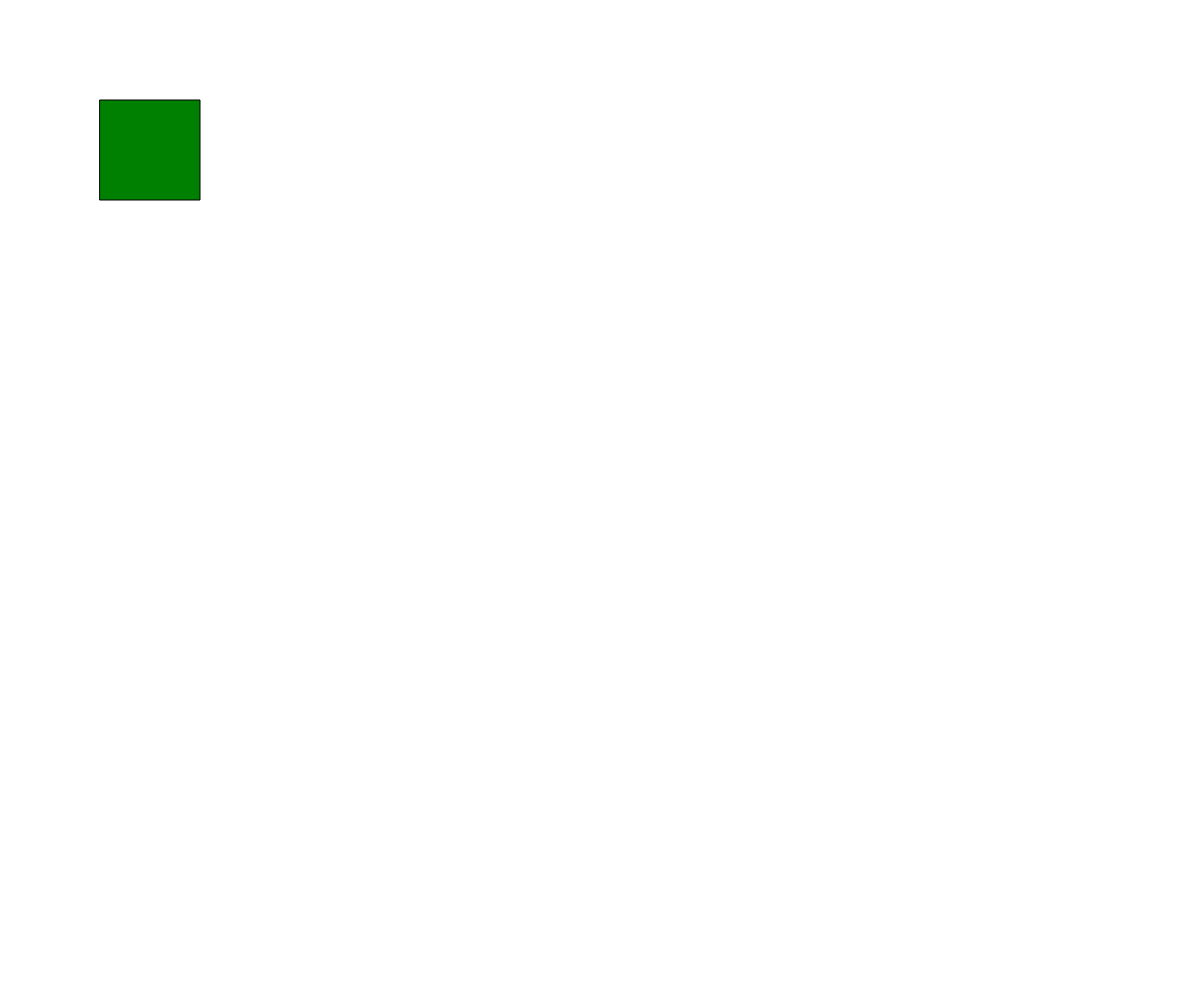
Frame 1 (no input)
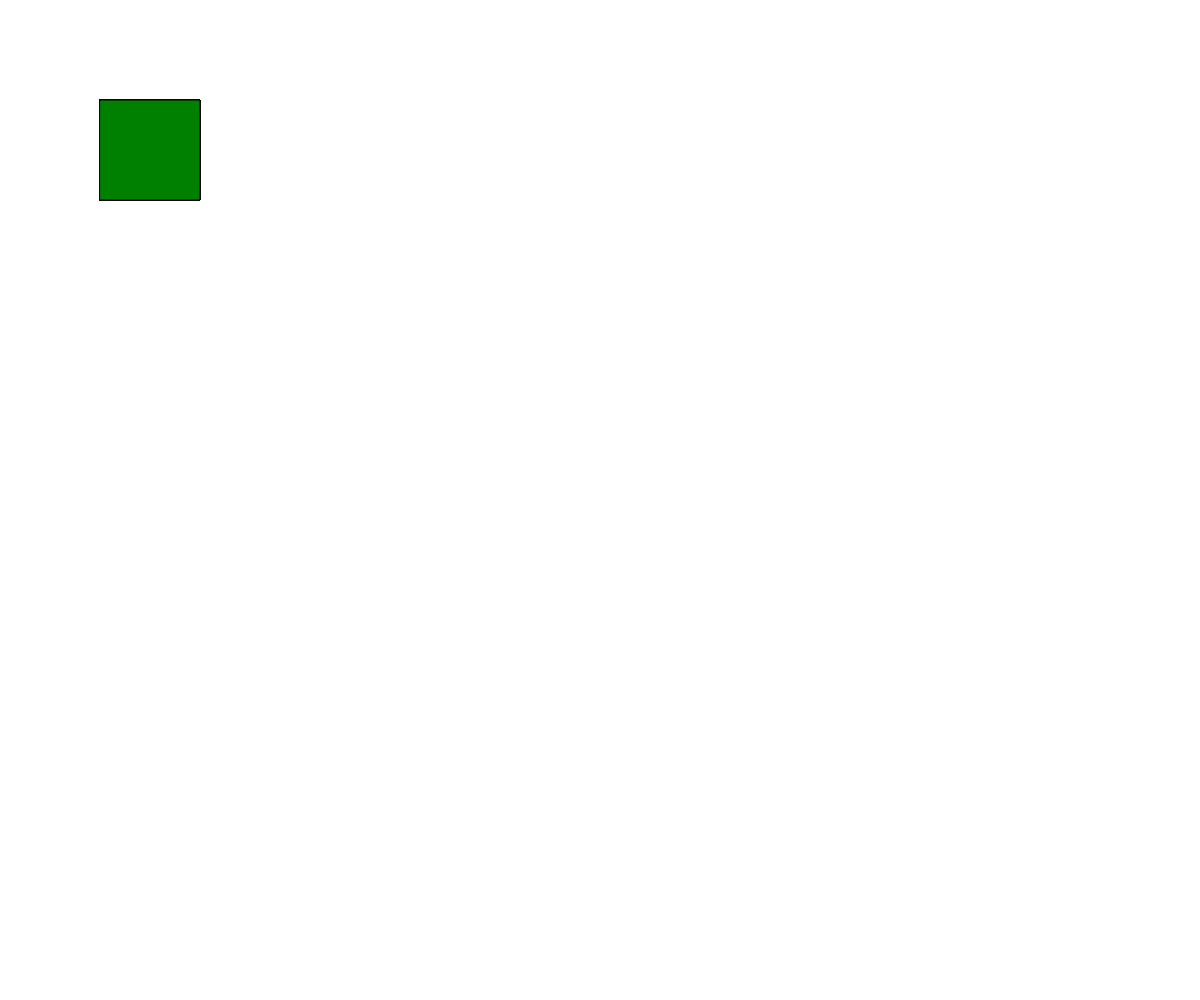
Frame 60 (no input)
Frame 120 (the mouse pressed at the canvas centre since frame 60): identical to frame 60, image omitted

The p5.js sketch that drew these frames (run headless with seeded random() and noise() and a simulated clock; from frame 60 on, the mouse is pressed at the canvas centre):

// p5.js sketch
// ── sketch.js
function setup() {
  createCanvas(window.innerWidth, window.innerHeight);
}

function draw() {
  fill(color('green'));
  rect(100, 100, 100, 100);
}
